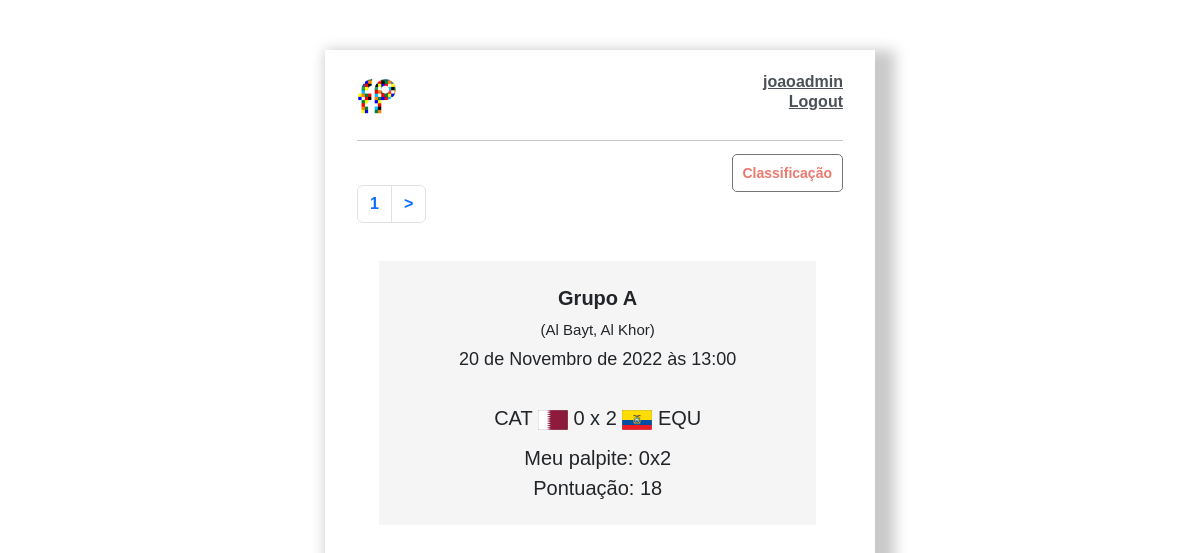
The app's page /copadomundo/ (signed in) with its own data.
### copadomundo/models.py (models this page shows)
class Jogos(models.Model):
    JOGOS = (
        (0, 0),
        (1, 1),
        (2, 2),
        (3, 3),
        (4, 4),
        (5, 5),
        (6, 6),
        (7, 7),
        (8, 8),
        (9, 9),
        (10, 10),
        (11, 11),
        (12, 12),
        (13, 13),
        (14, 14),
        (15, 15),
        (16, 16),
    )
    GRUPOS = (
        ('Grupo A', 'Grupo A'),
        ('Grupo B', 'Grupo B'),
        ('Grupo C', 'Grupo C'),
        ('Grupo D', 'Grupo D'),
        ('Grupo E', 'Grupo E'),
        ('Grupo F', 'Grupo F'),
        ('Grupo G', 'Grupo G'),
        ('Grupo H', 'Grupo H'),
    )
    ESTADIOS = (
        ('Khalifa International, Doha', 'Khalifa International, Doha'),
        ('Al Bayt, Al Khor', 'Al Bayt, Al Khor'),
        ('Al Janoub, Al-Wakrah', 'Al Janoub, Al-Wakrah'),
        ('Ahmad Bin Ali, Al Rayyan', 'Ahmad Bin Ali, Al Rayyan'),
        ('Al Thumama', 'Al Thumama'),
        ('Education City, Doha', 'Education City, Doha'),
        ('974, Doha', '974, Doha'),
        ('Lusail Iconic Stadium, Lusail', 'Lusail Iconic Stadium, Lusail'),
    )
    SELECOES = (
        ('CAT', 'Catar'),
        ('EQU', 'Equador'),
        ('HOL', 'Holanda'),
        ('SEN', 'Senegal'),
        ('EUA', 'Estados Unidos'),
        ('ING', 'Inglaterra'),
        ('IRA', 'Irã'),
        ('GAL', 'País de Gales'),
        ('ARG', 'Argentina'),
        ('ARA', 'Arábia Saudita'),
        ('MEX', 'México'),
        ('POL', 'Polônia'),
        ('AUS', 'Austrália'),
        ('DIN', 'Dinamarca'),
        ('FRA', 'França'),
        ('TUN', 'Tunísia'),
        ('ALE', 'Alemanha'),
        ('CRC', 'Costa Rica'),
        ('ESP', 'Espanha'),
        ('JAP', 'Japão'),
        ('BEL', 'Bélgica'),
        ('CAN', 'Canadá'),
        ('CRO', 'Croácia'),
        ('MAR', 'Marrocos'),
        ('BRA', 'Brasil'),
        ('CAM', 'Camarões'),
        ('SUI', 'Suíça'),
        ('SER', 'Sérvia'),
        ('COR', 'Coreia do Sul'),
        ('GAN', 'Gana'),
        ('POR', 'Portugal'),
        ('URU', 'Uruguai'),
    )
    Rodada = models.IntegerField()
    Jogo = models.IntegerField(max_length=2, choices=JOGOS)
    Horario = models.DateTimeField('data/hora')
    Grupo = models.CharField(max_length=8, choices=GRUPOS)
    Local = models.CharField(max_length=30, choices=ESTADIOS)
    Time1 = models.CharField(max_length=30, choices=SELECOES)
    Time2 = models.CharField(max_length=30, choices=SELECOES)

class Resultado(models.Model):
    gols = (
        (0, 0),
        (1, 1),
        (2, 2),
        (3, 3),
        (4, 4),
        (5, 5),
        (6, 6),
        (7, 7),
        (8, 8),
        (9, 9),
        (10, 10),
        (11, 11),
        (12, 12),
        (13, 13),
        (14, 14),
        (15, 15),
    )
    Rodada = models.IntegerField()
    Jogo = models.IntegerField(null=True, blank=True)
    time1 = models.PositiveSmallIntegerField(choices=gols)
    time2 = models.PositiveSmallIntegerField(choices=gols)

class Palpites(models.Model):
    gols = (
        (0, 0),
        (1, 1),
        (2, 2),
        (3, 3),
        (4, 4),
        (5, 5),
        (6, 6),
        (7, 7),
        (8, 8),
        (9, 9),
        (10, 10),
        (11, 11),
        (12, 12),
        (13, 13),
        (14, 14),
        (15, 15),
    )
    Rodada = models.IntegerField()
    Jogo = models.IntegerField(null=True, blank=True)
    user = models.ForeignKey(User, on_delete=models.CASCADE, null=True, blank=True)
    time1 = models.PositiveSmallIntegerField(choices=gols)
    time2 = models.PositiveSmallIntegerField(choices=gols)

class Pontuacao(models.Model):
    RODADAS = (
        (1, 1),
        (2, 2),
        (3, 3),
        (4, 4),
        (5, 5),
        (6, 6),
        (7, 7),
    )
    user = models.ForeignKey(User, on_delete=models.CASCADE, null=True, blank=True)
    Rodada = models.IntegerField(choices=RODADAS)
    Jogo = models.IntegerField(null=True, blank=True)
    RE = models.IntegerField(null=True)
    RB = models.IntegerField(null=True)
    RP = models.IntegerField(null=True)
    GV = models.IntegerField(null=True)
    GP = models.IntegerField(null=True)
    ER = models.IntegerField(null=True)
    PONTOS = models.IntegerField()

### copadomundo/views.py (the view)
# urls.py: path('', home, name='homecopa'),
@login_required
def home(request):
    jogos = Jogos.objects.all()
    p = Paginator(jogos, 1)
    page_num = request.GET.get('page', 1)
    page = p.page(page_num)
    data = {}
    if page_num == 1:
        data['horalimite'] = datetime.datetime(2022, 11, 20, 13, 00)
    elif page_num == '1':
        data['horalimite'] = datetime.datetime(2022, 11, 20, 13, 00)
    elif page_num == '2':
        data['horalimite'] = datetime.datetime(2022, 11, 21, 10, 00)
    elif page_num == '3':
        data['horalimite'] = datetime.datetime(2022, 11, 21, 13, 00)
    elif page_num == '4':
        data['horalimite'] = datetime.datetime(2022, 11, 21, 16, 00)
    elif page_num == '5':
        data['horalimite'] = datetime.datetime(2022, 11, 22, 7, 00)
    elif page_num == '6':
        data['horalimite'] = datetime.datetime(2022, 11, 22, 10, 00)
    elif page_num == '7':
        data['horalimite'] = datetime.datetime(2022, 11, 22, 13, 00)
    elif page_num == '8':
        data['horalimite'] = datetime.datetime(2022, 11, 22, 16, 00)
    elif page_num == '9':
        data['horalimite'] = datetime.datetime(2022, 11, 23, 7, 00)
    elif page_num == '10':
        data['horalimite'] = datetime.datetime(2022, 11, 23, 10, 00)
    elif page_num == '11':
        data['horalimite'] = datetime.datetime(2022, 11, 23, 13, 00)
    elif page_num == '12':
        data['horalimite'] = datetime.datetime(2022, 11, 23, 16, 00)
    elif page_num == '13':
        data['horalimite'] = datetime.datetime(2022, 11, 24, 7, 00)
    elif page_num == '14':
        data['horalimite'] = datetime.datetime(2022, 11, 24, 10, 00)
    elif page_num == '15':
        data['horalimite'] = datetime.datetime(2022, 11, 24, 13, 00)
    else:
        data['horalimite'] = datetime.datetime(2022, 11, 24, 16, 00)
    data['hora'] = datetime.datetime.now()
    data['pages'] = p
    data['page'] = page
    data['object'] = page.object_list
    data['page_num'] = page_num
    meu_palpite = Palpites.objects.all()
    meu_palpite = meu_palpite.filter(user=request.user)
    data['meu_palpite'] = meu_palpite.filter(Jogo=page_num)
    pontuacao = Pontuacao.objects.all()
    pontuacao = pontuacao.filter(user=request.user)
    pontuacao = pontuacao.filter(Jogo=page_num)
    data['pontuacao'] = pontuacao.first()
    resultado = Resultado.objects.all()
    resultado = resultado.filter(Jogo=page_num)
    data['resultado'] = resultado.first()
    return render(request, 'copadomundo/home.html', data)

### copadomundo/templates/copadomundo/home.html (shortened to what this page needs)
{% extends 'copadomundo/index.html' %}
{% load static %}
{% block content %}
<div align="right" style="margin-top:20px">
    <a class="button" href="/copadomundo/classificacao/">Classificação</a>
</div>
<ul class="pagination">
        {% for x in pages.page_range %}
            {% if page.number == x %}
                <li class="page-item">
                    <a class="page-link" href="?page={{x}}">{{x}}</a>
                </li>
            {% elif x > page.number|add:'-2' and x < page.number|add:'-2' %}
                <li class="page-item">
                    <a class="page-link" href="?page={{x}}">{{x}}</a>
                </li>
            {% endif %}
        {% endfor %}
        {% if page.has_next %}
        <li class="page-item">
            <a class="page-link" href="?page={{page.next_page_number}}">></a>
        </li>
        {% endif %}
</ul>
<div class="grid">
    {% for x in page %}
    <b>{{x.Grupo}}</b><br>
    <d style="font-size: 15px;">({{x.Local}})</d><br>
    <d style="font-size: 18px;">{{x.Horario}}</d><br>
    <br>
    {{x.Time1}}
    {% if 'CAT' == x.Time1 %}
    <img src="{% static 'img/CAT.svg' %}" width="30" name="CAT">
    {% elif 'EQU' == x.Time1%}
    <img src="{% static 'img/EQU.svg' %}" width="30" name="EQU">
    {% elif 'ING' == x.Time1%}
    <img src="{% static 'img/ING.svg' %}" width="30" name="ING">
    {% elif 'IRA' == x.Time1%}
    <img src="{% static 'img/IRA.svg' %}" width="30" name="IRA">
    {% elif 'SEN' == x.Time1%}
    <img src="{% static 'img/SEN.svg' %}" width="30" name="SEN">
    {% elif 'HOL' == x.Time1%}
    <img src="{% static 'img/HOL.svg' %}" width="30" name="HOL">
    {% elif 'EUA' == x.Time1%}
    <img src="{% static 'img/EUA.svg' %}" width="30" name="EUA">
    {% elif 'GAL' == x.Time1%}
    <img src="{% static 'img/GAL.svg' %}" width="30" name="GAL">
    {% elif 'ARG' == x.Time1%}
    <img src="{% static 'img/ARG.svg' %}" width="30" name="ARG">
    {% elif 'ARA' == x.Time1%}
    <img src="{% static 'img/ARA.svg' %}" width="30" name="ARA">
    {% elif 'MEX' == x.Time1%}
    <img src="{% static 'img/MEX.svg' %}" width="30" name="MEX">
    {% elif 'POL' == x.Time1%}
    <img src="{% static 'img/POL.svg' %}" width="30" name="POL">
    {% elif 'DIN' == x.Time1%}
    <img src="{% static 'img/DIN.svg' %}" width="30" name="DIN">
    {% elif 'TUN' == x.Time1%}
    <img src="{% static 'img/TUN.svg' %}" width="30" name="TUN">
    {% elif 'FRA' == x.Time1%}
    <img src="{% static 'img/FRA.svg' %}" width="30" name="FRA">
    {% elif 'ALE' == x.Time1%}
    <img src="{% static 'img/ALE.svg' %}" width="30" name="ALE">
    {% elif 'JAP' == x.Time1%}
    <img src="{% static 'img/JAP.svg' %}" width="30" name="JAP">
    {% elif 'ESP' == x.Time1%}
    <img src="{% static 'img/ESP.svg' %}" width="30" name="ESP">
    {% elif 'CRC' == x.Time1%}
    <img src="{% static 'img/CRC.svg' %}" width="30" name="CRC">
    {% elif 'MAR' == x.Time1%}
    <img src="{% static 'img/MAR.svg' %}" width="30" name="MAR">
    {% elif 'CRO' == x.Time1%}
    <img src="{% static 'img/CRO.svg' %}" width="30" name="CRO">
    {% elif 'AUS' == x.Time1%}
    <img src="{% static 'img/AUS.svg' %}" width="30" name="AUS">
    {% elif 'BEL' == x.Time1%}
    <img src="{% static 'img/BEL.svg' %}" width="30" name="BEL">
    {% elif 'CAN' == x.Time1%}
    <img src="{% static 'img/CAN.svg' %}" width="30" name="CAN">
    {% elif 'POR' == x.Time1%}
    <img src="{% static 'img/POR.svg' %}" width="30" name="POR">
    {% elif 'URU' == x.Time1%}
    <img src="{% static 'img/URU.svg' %}" width="30" name="URU">
    {% elif 'COR' == x.Time1%}
    <img src="{% static 'img/COR.svg' %}" width="30" name="COR">
    {% elif 'GAN' == x.Time1%}
    <img src="{% static 'img/GAN.svg' %}" width="30" name="GAN">
    {% elif 'SUI' == x.Time1%}
    <img src="{% static 'img/SUI.svg' %}" width="30" name="SUI">
    {% elif 'CAM' == x.Time1%}
    <img src="{% static 'img/CAM.svg' %}" width="30" name="CAM">
    {% elif 'BRA' == x.Time1%}
    <img src="{% static 'img/BRA.svg' %}" width="30" name="BRA">
    {% elif 'SER' == x.Time1%}
    <img src="{% static 'img/SER.svg' %}" width="30" name="SER">
    {% endif%}
    {{resultado.time1}}
    x
    {{resultado.time2}}
    {% if 'CAT' == x.Time2 %}
    <img src="{% static 'img/CAT.svg' %}" width="30" name="CAT">
    {% elif 'EQU' == x.Time2%}
    <img src="{% static 'img/EQU.svg' %}" width="30" name="EQU">
    {% elif 'ING' == x.Time2%}
    <img src="{% static 'img/ING.svg' %}" width="30" name="ING">
    {% elif 'IRA' == x.Time2%}
    <img src="{% static 'img/IRA.svg' %}" width="30" name="IRA">
    {% elif 'SEN' == x.Time2%}
    <img src="{% static 'img/SEN.svg' %}" width="30" name="SEN">
    {% elif 'HOL' == x.Time2%}
    <img src="{% static 'img/HOL.svg' %}" width="30" name="HOL">
    {% elif 'EUA' == x.Time2%}
    <img src="{% static 'img/EUA.svg' %}" width="30" name="EUA">
    {% elif 'GAL' == x.Time2%}
    <img src="{% static 'img/GAL.svg' %}" width="30" name="GAL">
    {% elif 'ARG' == x.Time2%}
    <img src="{% static 'img/ARG.svg' %}" width="30" name="ARG">
    {% elif 'ARA' == x.Time2%}
    <img src="{% static 'img/ARA.svg' %}" width="30" name="ARA">
    {% elif 'MEX' == x.Time2%}
    <img src="{% static 'img/MEX.svg' %}" width="30" name="MEX">
    {% elif 'POL' == x.Time2%}
    <img src="{% static 'img/POL.svg' %}" width="30" name="POL">
    {% elif 'DIN' == x.Time2%}
    <img src="{% static 'img/DIN.svg' %}" width="30" name="DIN">
    {% elif 'TUN' == x.Time2%}
    <img src="{% static 'img/TUN.svg' %}" width="30" name="TUN">
    {% elif 'FRA' == x.Time2%}
    <img src="{% static 'img/FRA.svg' %}" width="30" name="FRA">
    {% elif 'ALE' == x.Time2%}
    <img src="{% static 'img/ALE.svg' %}" width="30" name="ALE">
    {% elif 'JAP' == x.Time2%}
    <img src="{% static 'img/JAP.svg' %}" width="30" name="JAP">
    {% elif 'ESP' == x.Time2%}
    <img src="{% static 'img/ESP.svg' %}" width="30" name="ESP">
    {% elif 'CRC' == x.Time2%}
    <img src="{% static 'img/CRC.svg' %}" width="30" name="CRC">
    {% elif 'MAR' == x.Time2%}
    <img src="{% static 'img/MAR.svg' %}" width="30" name="MAR">
    {% elif 'CRO' == x.Time2%}
    <img src="{% static 'img/CRO.svg' %}" width="30" name="CRO">
    {% elif 'AUS' == x.Time2%}
    <img src="{% static 'img/AUS.svg' %}" width="30" name="AUS">
    {% elif 'BEL' == x.Time2%}
    <img src="{% static 'img/BEL.svg' %}" width="30" name="BEL">
    {% elif 'CAN' == x.Time2%}
    <img src="{% static 'img/CAN.svg' %}" width="30" name="CAN">
    {% elif 'POR' == x.Time2%}
    <img src="{% static 'img/POR.svg' %}" width="30" name="POR">
    {% elif 'URU' == x.Time2%}
    <img src="{% static 'img/URU.svg' %}" width="30" name="URU">
    {% elif 'COR' == x.Time2%}
    <img src="{% static 'img/COR.svg' %}" width="30" name="COR">
    {% elif 'GAN' == x.Time2%}
    <img src="{% static 'img/GAN.svg' %}" width="30" name="GAN">
    {% elif 'SUI' == x.Time2%}
    <img src="{% static 'img/SUI.svg' %}" width="30" name="SUI">
    {% elif 'CAM' == x.Time2%}
    <img src="{% static 'img/CAM.svg' %}" width="30" name="CAM">
    {% elif 'BRA' == x.Time2%}
    <img src="{% static 'img/BRA.svg' %}" width="30" name="BRA">
    {% elif 'SER' == x.Time2%}
    <img src="{% static 'img/SER.svg' %}" width="30" name="SER">
    {% endif %}
    {{x.Time2}}<br>
    <div style="margin-top:10px">
    {% if hora < horalimite %}
        {% for i in meu_palpite %}
            Meu palpite: {{i.time1}}x{{i.time2}}<br>
            <a class="button" style="margin-top:10px" href="/copadomundo/update/{{i.id}}/">atualizar</a>
        {% empty %}
            <a class="button" href="/copadomundo/palpite/{{x.Rodada}}/{{x.Jogo}}/">palpitar</a>
        {% endfor %}
    {% else %}
        {% for i in meu_palpite %}
            Meu palpite: {{i.time1}}x{{i.time2}}<br>
            Pontuação: {{pontuacao.PONTOS}}
        {% empty %}
            Tempo Esgotado.
        {% endfor %}
    {% endif %}
    </div>
    {% endfor %}
</div>
{% endblock %}

### copadomundo/templates/copadomundo/index.html (shortened to what this page needs)
<!DOCTYPE html>
<html lang="en">
{% load static %}
<head>
    <link href="https://cdn.jsdelivr.net/npm/bootstrap@5.2.2/dist/css/bootstrap.min.css" rel="stylesheet">
    <link rel="stylesheet" href="{% static 'css/style_copa.css' %}">
</head>
<body>
<div class="container">
        <div class="card-body">
          <nav class="navbar navbar-expand-lg  fixed top">
            <a href="/copadomundo/"><img src="{% static 'img/LogoCopa.png' %}" width="40" name="LOGO"></a>
              {% if request.user.is_authenticated %}
              <div class="absolute-top-right">
                <b style="color: #4b5156"><a href="/profile/">{{request.user}}</a></b><br>
                  <div class="absolute-right">
                          {% if request.user.is_authenticated %}
                          <a href="/logout/">Logout</a> {% else %}
                          <a href="/login/">Login</a> {% endif %}
                  </div>
              </div>
              {% endif %}
          </nav>
            <hr>
        {% block content %}
        {% endblock content %}
        </div>
</div>
</body>
</html>

### records on screen
Jogos: Grupo "Grupo A", Local "Al Bayt, Al Khor", Horario "20 de Novembro de 2022 às 13:00", Time1 "CAT", Time2 "EQU"
Resultado: time1 "0", time2 "2"
Palpites: time1 "0", time2 "2"
Pontuacao: PONTOS "18"

### other values on screen
{{ request.user }} "joaoadmin"
{{ x }} "1"
